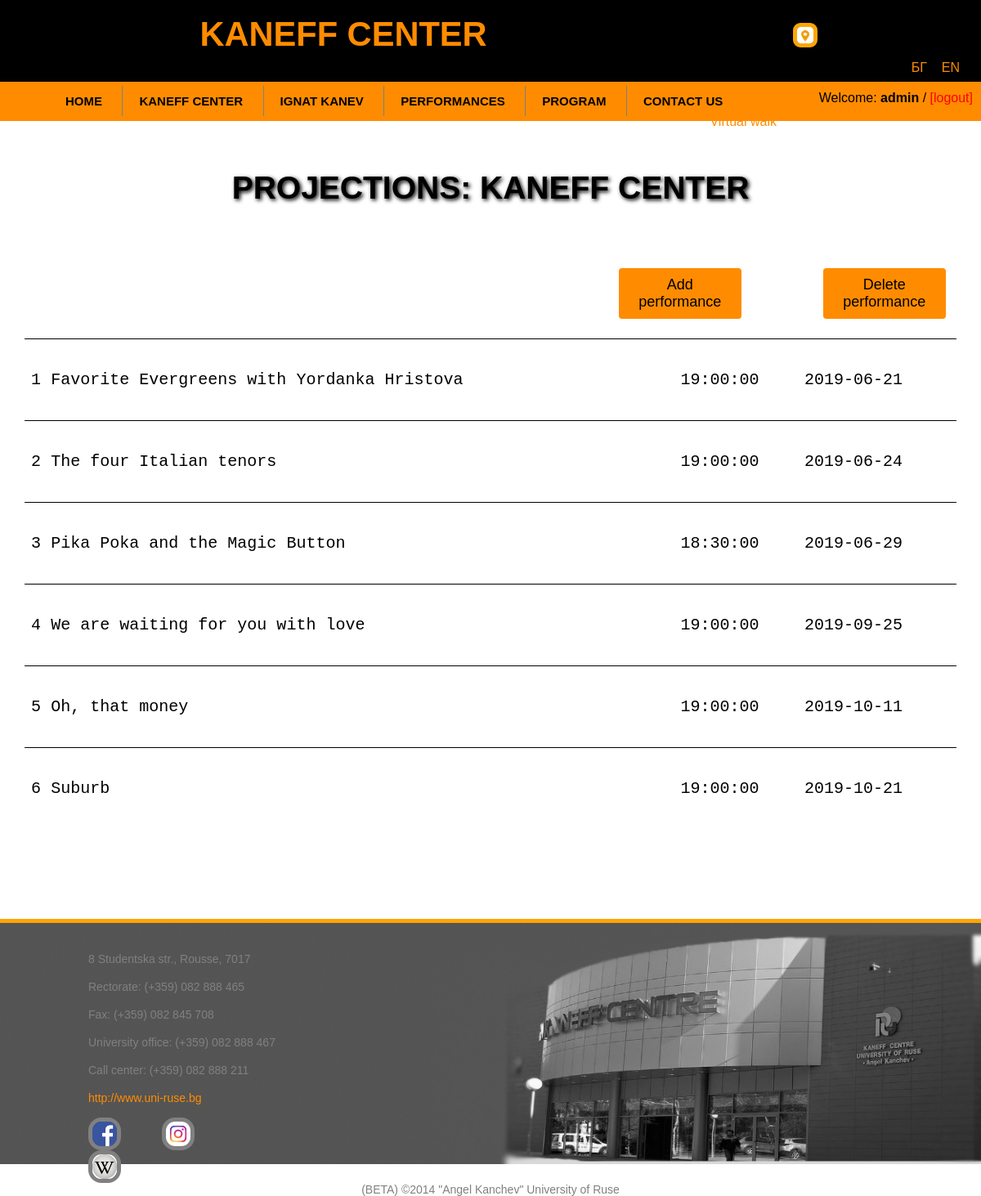
Page /admin/programa_en.php (signed in) on the committed database.
### tables this page shows
CREATE TABLE `predstavleniq_en` (
  `id_predst` bigint(20) UNSIGNED NOT NULL,
  `ime_predst` varchar(255) NOT NULL,
  `organizaciq_predst` varchar(255) NOT NULL,
  `uchastnici_predst` varchar(255) NOT NULL,
  `time_predst` time NOT NULL,
  `date_predst` date NOT NULL
);

### admin/query_programa_en.php (the view, shortened to what this page needs)
<?php
$conn = OpenCon();
mysqli_query($conn,"SET NAMES UTF8");
$sql = "SELECT * FROM predstavleniq_en";
	if($result = mysqli_query($conn, $sql))
	{
			if(mysqli_num_rows($result) > 0)
			{
				echo '<table class="table1" width="95%"  align="center" cellspacing="2" cellpadding="2">
					</tr>';
					$i=1;
					while($row = mysqli_fetch_assoc($result))
					{
							$field2name = $row["ime_predst"];
							$field3name = $row["time_predst"];
							$field4name = $row["date_predst"];
							echo '<tr>
							  <td colspan = 3>
							  <td>'.$i.'</td>
							  <td>'.$field2name.'</td>
							  <td>'.$field3name.'</td>
							  <td>'.$field4name.'</td>
							   </tr>';
							$i++;
					}
					echo "</table>";
			}
	else{
	echo "No records matching your query were found.";
		}
	} else
	{
echo "ERROR: Could not able to execute $sql. " . mysqli_error($conn);
	}
?>

### admin/programa_en.php (style rules this page uses)
th, td { text-align: left; font-family: "Lucida Console", Monaco, monospace; font-size: 20px; border-top: 1px solid black; margin-left: auto; height: 100px; }

### rows in the picture
predstavleniq_en: ime_predst "Favorite Evergreens with Yordanka Hristova", time_predst "19:00:00", date_predst "2019-06-21"
predstavleniq_en: ime_predst "The four Italian tenors", time_predst "19:00:00", date_predst "2019-06-24"
predstavleniq_en: ime_predst "Pika Poka and the Magic Button", time_predst "18:30:00", date_predst "2019-06-29"
predstavleniq_en: ime_predst "We are waiting for you with love", time_predst "19:00:00", date_predst "2019-09-25"
predstavleniq_en: ime_predst "Oh, that money", time_predst "19:00:00", date_predst "2019-10-11"
predstavleniq_en: ime_predst "Suburb", time_predst "19:00:00", date_predst "2019-10-21"

### other values in the picture
$_SESSION['username'] "admin"
